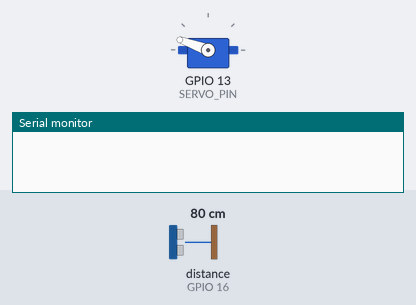
This sketch was run on a simulated ESP32. Shown: servo, the last lines printed to the serial monitor. Wiring (inferred from the names in the program): ultrasonic range finder: trigger GPIO 17; echo GPIO 16. Inputs (shaded band) come from the test bench; at power-on: distance to the obstacle (sensor on GPIO 16) 80 cm. The echo pulse lasts 58.3 µs per cm.

Above: at 0.55 s.
At 1.6 s:
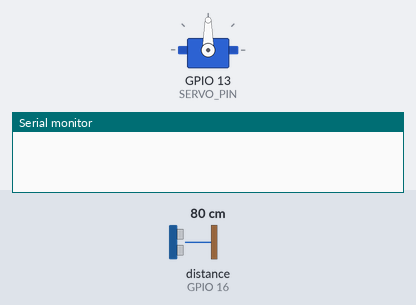
At 3.15 s:
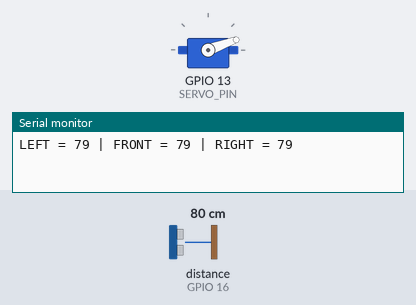
Timing chart, 0 to 6.6 s (numbered marks = the images above):
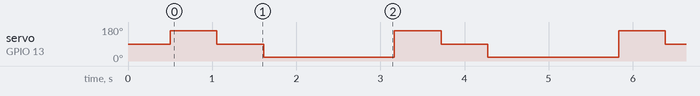

The sketch:

test_1.ino
```cpp
#include <ESP32Servo.h>

const int TRIG = 17;
const int ECHO = 16;
const int SERVO_PIN = 13;

Servo scanServo;

int SERVO_LEFT = 160;
int SERVO_FRONT = 90;
int SERVO_RIGHT = 20;

long getDistanceRaw()
{
  digitalWrite(TRIG, LOW);
  delayMicroseconds(2);
  digitalWrite(TRIG, HIGH);
  delayMicroseconds(10);
  digitalWrite(TRIG, LOW);

  long duration = pulseIn(ECHO, HIGH, 30000);
  if (duration == 0) return 0;

  return duration * 0.034 / 2;
}

int getStableDistance()
{
  long d1 = getDistanceRaw();
  delay(20);
  long d2 = getDistanceRaw();
  delay(20);
  long d3 = getDistanceRaw();

  if (d1 == 0) d1 = 200;
  if (d2 == 0) d2 = 200;
  if (d3 == 0) d3 = 200;

  return (d1 + d2 + d3) / 3;
}

void setup()
{
  Serial.begin(115200);
  pinMode(TRIG, OUTPUT);
  pinMode(ECHO, INPUT);

  scanServo.attach(SERVO_PIN);
  delay(500);
}

void loop()
{
  scanServo.write(SERVO_LEFT);
  delay(500);
  int leftDist = getStableDistance();

  scanServo.write(SERVO_FRONT);
  delay(500);
  int frontDist = getStableDistance();

  scanServo.write(SERVO_RIGHT);
  delay(500);
  int rightDist = getStableDistance();

  Serial.print("LEFT = ");
  Serial.print(leftDist);
  Serial.print(" | FRONT = ");
  Serial.print(frontDist);
  Serial.print(" | RIGHT = ");
  Serial.println(rightDist);

  delay(1000);
}
```

Measured:
- by itself, servo on GPIO 13 (SERVO_PIN): repeats every 2.7 s: 90° 0.56 s, 20° 1.6 s, 160° 0.56 s
